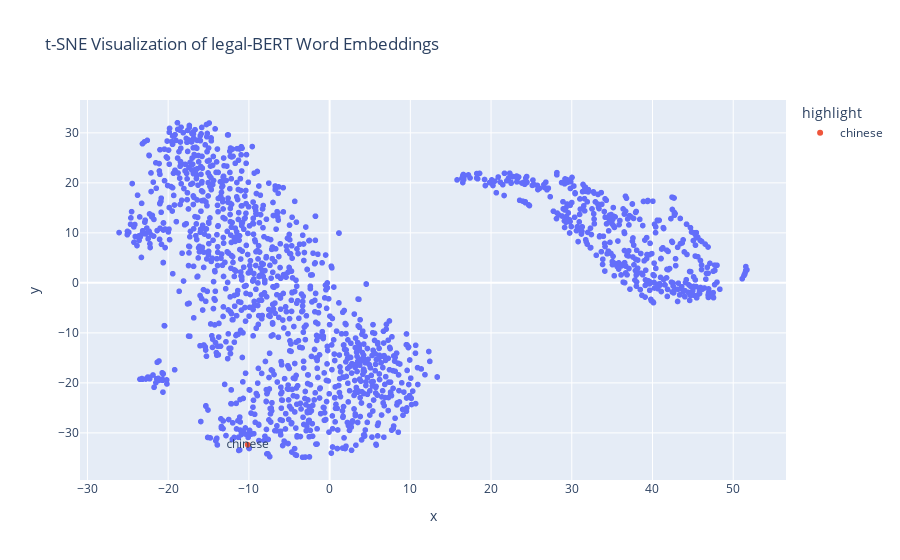

The notebook cell this image was saved under:
### Code cell
# Create a DataFrame for visualization
df_tsne = pandas.DataFrame(tsne_results, columns=['x', 'y'])
df_tsne['word'] = list(bert_word_embeddings.keys())
# Highlight the word 'chinese' in the plot
df_tsne['highlight'] = df_tsne['word'].apply(lambda x: 'chinese' if x == 'chinese' else '')

fig = px.scatter(
    df_tsne,
    x='x',
    y='y',
    title='t-SNE Visualization of legal-BERT Word Embeddings',
    color='highlight',                        
    hover_data=['word'], 
    text= 'highlight'
)

fig.show()

### Figure 1 — Plotly figure (JSON) as saved in the notebook; plotly's stock layout.template omitted (floating-point values rounded to 4 significant figures; data arrays with more than 128 entries replaced by an {"elided": "..."} marker saying what was removed)
{"data": [{"customdata": {"elided": "1577x1 str values"}, "hovertemplate": "highlight=%{text}<br>x=%{x}<br>y=%{y}<br>word=%{customdata[0]}<extra></extra>", "legendgroup": "", "marker": {"color": "#636efa", "symbol": "circle"}, "mode": "markers+text", "name": "", "showlegend": false, "text": {"elided": "1577 str values"}, "type": "scattergl", "x": {"elided": "1577 float values"}, "xaxis": "x", "y": {"elided": "1577 float values"}, "yaxis": "y"}, {"customdata": [["chinese"]], "hovertemplate": "highlight=%{text}<br>x=%{x}<br>y=%{y}<br>word=%{customdata[0]}<extra></extra>", "legendgroup": "chinese", "marker": {"color": "#EF553B", "symbol": "circle"}, "mode": "markers+text", "name": "chinese", "showlegend": true, "text": ["chinese"], "type": "scattergl", "x": [-10.16], "xaxis": "x", "y": [-32.36], "yaxis": "y"}], "layout": {"legend": {"title": {"text": "highlight"}, "tracegroupgap": 0}, "title": {"text": "t-SNE Visualization of legal-BERT Word Embeddings"}, "xaxis": {"anchor": "y", "domain": [0, 1], "title": {"text": "x"}}, "yaxis": {"anchor": "x", "domain": [0, 1], "title": {"text": "y"}}}}
